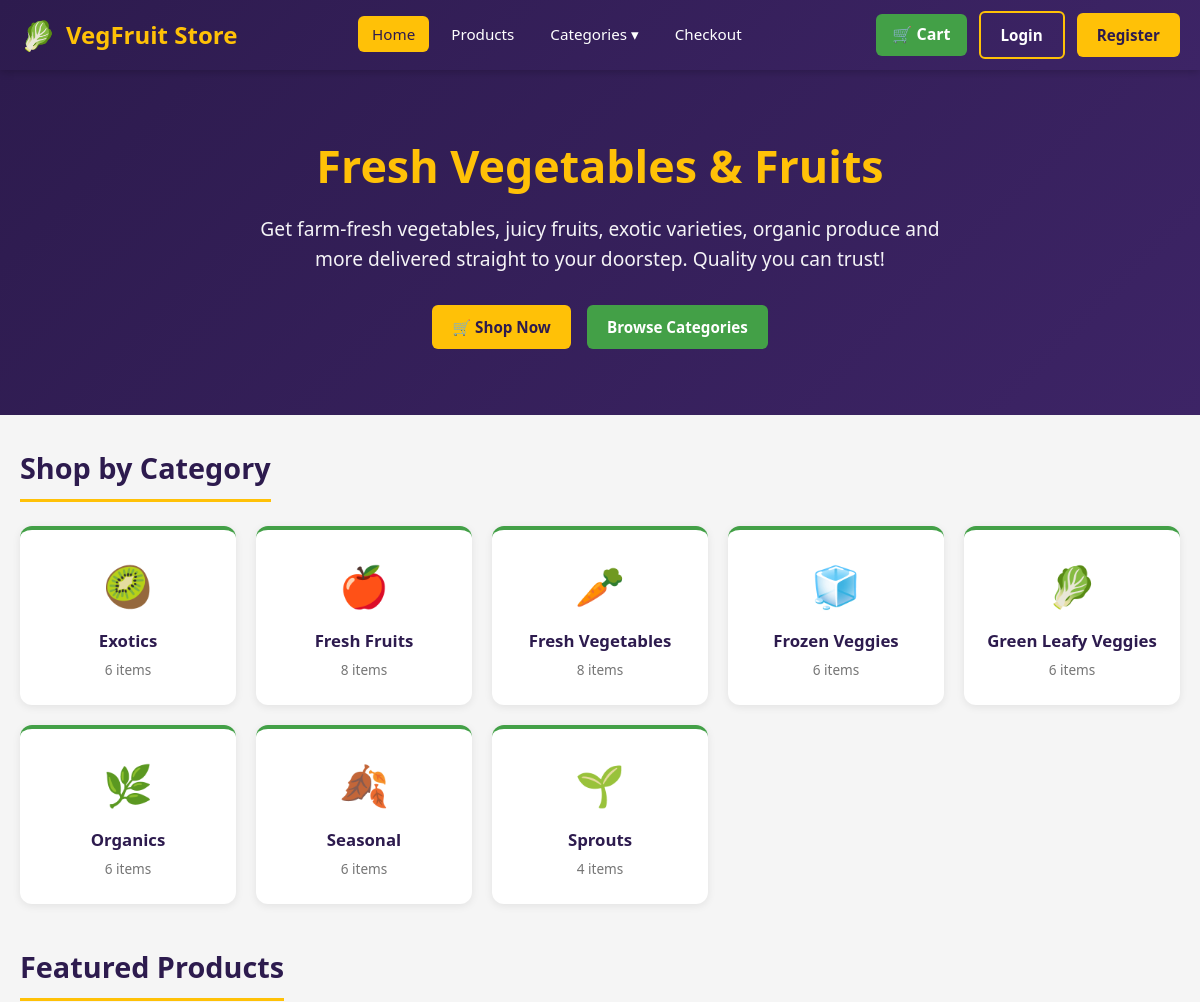
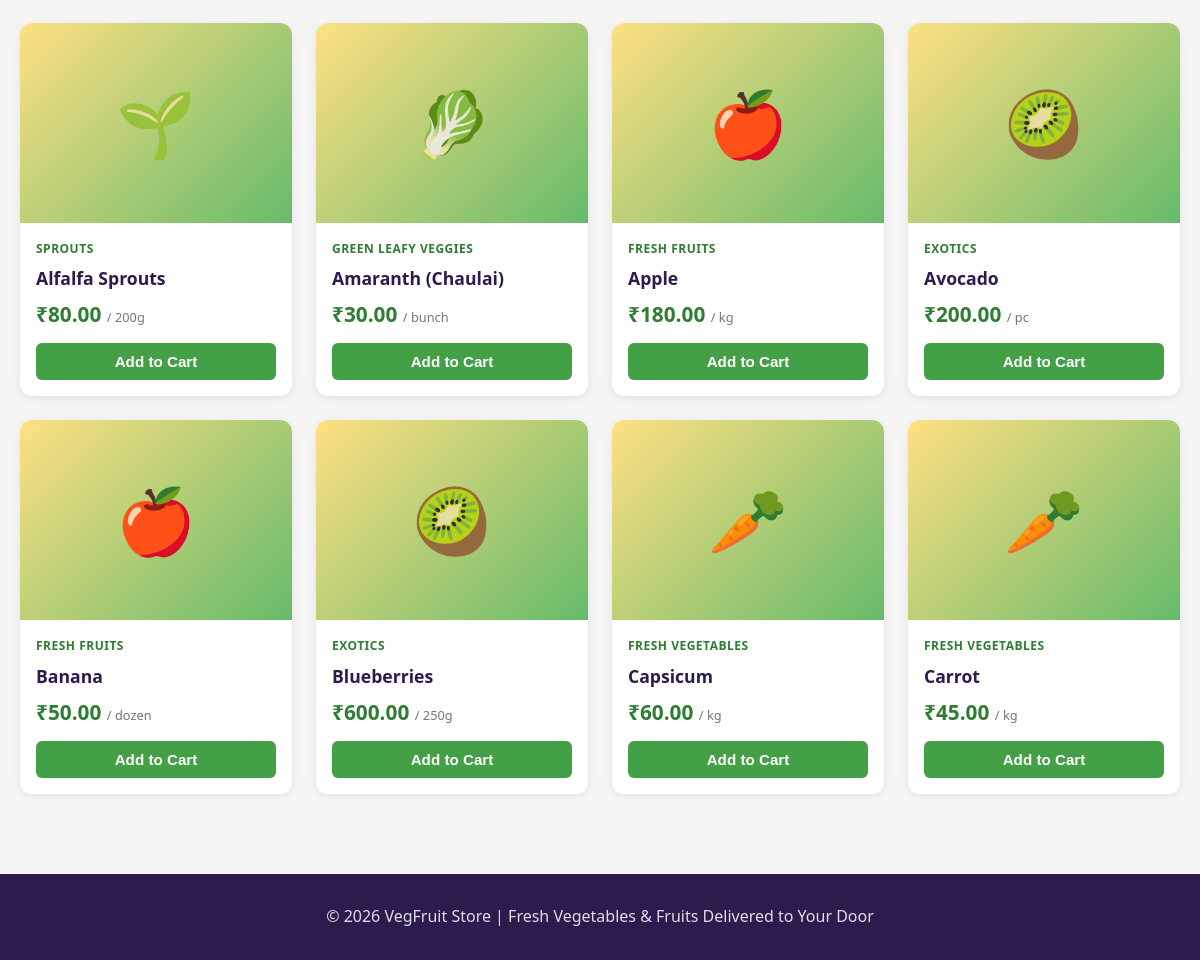
The page / on the database its author committed (2 pictures, top to bottom).
### products/models.py (models this page shows, shortened)
class Category(models.Model):
    name = models.CharField(max_length=100, unique=True)
    slug = models.SlugField(max_length=100, unique=True)
    image = models.ImageField(upload_to='categories/', blank=True, null=True)
    class Meta:
        verbose_name_plural = 'Categories'
        ordering = ['name']

class Product(models.Model):
    name = models.CharField(max_length=200)
    slug = models.SlugField(max_length=200, unique=True)
    category = models.ForeignKey(Category, on_delete=models.CASCADE, related_name='products')
    description = models.TextField(blank=True, default='')
    price = models.DecimalField(max_digits=10, decimal_places=2)
    unit = models.CharField(max_length=20, default='kg')
    image = models.ImageField(upload_to='products/', blank=True, null=True)
    in_stock = models.BooleanField(default=True)
    stock_quantity = models.PositiveIntegerField(default=100)
    is_organic = models.BooleanField(default=False)
    created_at = models.DateTimeField(auto_now_add=True)
    class Meta:
        ordering = ['name']

### products/views.py (the view)
# urls.py: path('', views.home, name='home'),
def home(request):
    categories = Category.objects.all()
    featured_products = Product.objects.filter(in_stock=True).select_related('category')[:8]
    context = {
        'categories': categories,
        'featured_products': featured_products,
    }
    return render(request, 'products/home.html', context)

### cart/context_processors.py (called while the page is built)
def cart_processor(request):
    cart = None
    cart_count = 0
    session_id = request.session.session_key
    if session_id:
        cart = Cart.objects.filter(session_id=session_id).first()
        if cart:
            cart_count = cart.total_items
    return {
        'cart': cart,
        'cart_count': cart_count,
    }

### products/context_processors.py (called while the page is built)
def categories_processor(request):
    categories = Category.objects.all()
    return {'all_categories': categories}

### templates/products/home.html (shortened to what this page needs)
{% extends 'base.html' %}
{% load static %}
{% block content %}
<section class="hero">
    <h1>Fresh Vegetables & Fruits</h1>
    <p>Get farm-fresh vegetables, juicy fruits, exotic varieties, organic produce and more delivered straight to your doorstep. Quality you can trust!</p>
    <a href="{% url 'products:product_list' %}" class="btn btn-yellow">🛒 Shop Now</a>
    <a href="#categories" class="btn btn-primary">Browse Categories</a>
</section>
<div class="container">
    <section id="categories">
        <h2 class="section-title">Shop by Category</h2>
        <div class="category-grid">
            {% for cat in categories %}
            <a href="{% url 'products:category_products' cat.slug %}" class="category-card">
                <div class="category-icon">
                    {% if 'vegetable' in cat.slug %}🥕
                    {% elif 'fruit' in cat.slug %}🍎
                    {% elif 'exotic' in cat.slug %}🥝
                    {% elif 'leafy' in cat.slug %}🥬
                    {% elif 'sprout' in cat.slug %}🌱
                    {% elif 'organic' in cat.slug %}🌿
                    {% elif 'seasonal' in cat.slug %}🍂
                    {% elif 'frozen' in cat.slug %}🧊
                    {% else %}🛒{% endif %}
                </div>
                <h3>{{ cat.name }}</h3>
                <p>{{ cat.products.count }} items</p>
            </a>
            {% endfor %}
        </div>
    </section>
    <section>
        <h2 class="section-title">Featured Products</h2>
        <div class="product-grid">
            {% for product in featured_products %}
            <div class="product-card">
                <div class="product-image">
                    {% if product.image %}
                        <img src="{{ product.image.url }}" alt="{{ product.name }}">
                    {% else %}
                        {% if 'vegetable' in product.category.slug %}🥕
                        {% elif 'fruit' in product.category.slug %}🍎
                        {% elif 'exotic' in product.category.slug %}🥝
                        {% elif 'leafy' in product.category.slug %}🥬
                        {% elif 'sprout' in product.category.slug %}🌱
                        {% elif 'organic' in product.category.slug %}🌿
                        {% elif 'seasonal' in product.category.slug %}🍂
                        {% elif 'frozen' in product.category.slug %}🧊
                        {% else %}🛒{% endif %}
                    {% endif %}
                </div>
                <div class="product-info">
                    <span class="product-category">{{ product.category.name }}</span>
                    <h3 class="product-name">
                        {{ product.name }}
                    </h3>
                    <div class="product-price">₹{{ product.price }} <span class="unit">/ {{ product.unit }}</span></div>
                    <form action="{% url 'cart:add_to_cart' product.id %}" method="post">
                        <button type="submit" class="btn btn-primary btn-block">Add to Cart</button>
                    </form>
                </div>
            </div>
            {% endfor %}
        </div>
    </section>
</div>
{% endblock %}

### templates/base.html (shortened to what this page needs)
{% load static %}
<!DOCTYPE html>
<html lang="en">
<head>
    <link rel="stylesheet" href="{% static 'style.css' %}">
</head>
<body>
    <nav class="navbar">
        <div class="nav-container">
            <a href="{% url 'products:home' %}" class="nav-logo">
                <span class="logo-icon">🥬</span>
                <span>VegFruit Store</span>
            </a>
            <ul class="nav-menu">
                <li><a href="{% url 'products:home' %}" class="{% if request.resolver_match.url_name == 'home' %}active{% endif %}">Home</a></li>
                <li><a href="{% url 'products:product_list' %}" class="{% if request.resolver_match.url_name == 'product_list' %}active{% endif %}">Products</a></li>
                <li class="dropdown">
                    <a href="#">Categories ▾</a>
                </li>
                <li><a href="{% url 'orders:checkout' %}">Checkout</a></li>
            </ul>
            <div class="nav-right">
                <a href="{% url 'cart:cart_detail' %}" class="cart-link">
                    <span>🛒 Cart</span>
                </a>
                {% if user.is_authenticated %}
                    <a href="{% url 'accounts:logout' %}" class="btn btn-yellow">Logout</a>
                {% else %}
                    <a href="{% url 'accounts:login' %}" class="btn btn-outline" style="color:#fff;border-color:#FFC107;">Login</a>
                    <a href="{% url 'accounts:register' %}" class="btn btn-yellow">Register</a>
                {% endif %}
            </div>
        </div>
    </nav>
    {% block content %}{% endblock %}
    <footer class="footer">
        <p>© 2026 VegFruit Store | Fresh Vegetables & Fruits Delivered to Your Door</p>
    </footer>
</body>
</html>

### static/style.css (style rules this page uses)
:root { --yellow: #FFC107; --yellow-light: #FFE082; --yellow-dark: #FFA000; --green: #43A047; --green-light: #66BB6A; --green-dark: #2E7D32; --purple: #3D2466; --purple-dark: #2D1B4E; --purple-light: #5E35B1; --white: #FFFFFF; --light-bg: #F5F5F5; --gray: #757575; --gray-light: #E0E0E0; --danger: #E53935; --success: #43A047; }
* { margin: 0; padding: 0; box-sizing: border-box; }
body { font-family: 'Segoe UI', Tahoma, Geneva, Verdana, sans-serif; background-color: var(--light-bg); color: #333; line-height: 1.6; }
a { text-decoration: none; color: inherit; }
.navbar { background: linear-gradient(135deg, var(--purple-dark), var(--purple)); box-shadow: 0 2px 8px rgba(0,0,0,0.2); position: sticky; top: 0; z-index: 1000; }
.nav-container { max-width: 1280px; margin: 0 auto; padding: 0 20px; display: flex; align-items: center; justify-content: space-between; height: 70px; }
.nav-logo { display: flex; align-items: center; gap: 10px; color: var(--yellow); font-size: 1.5rem; font-weight: 700; }
.nav-logo .logo-icon { font-size: 1.8rem; }
.nav-menu { display: flex; align-items: center; gap: 8px; list-style: none; }
.nav-menu li a { color: var(--white); padding: 8px 14px; border-radius: 6px; font-weight: 500; transition: all 0.2s; font-size: 0.95rem; }
.nav-menu li a:hover, .nav-menu li a.active { background-color: var(--yellow); color: var(--purple-dark); }
.nav-right { display: flex; align-items: center; gap: 12px; }
.cart-link { position: relative; background-color: var(--green); color: var(--white); padding: 8px 16px; border-radius: 6px; font-weight: 600; display: flex; align-items: center; gap: 6px; transition: background 0.2s; }
.btn { padding: 10px 20px; border: none; border-radius: 6px; font-weight: 600; cursor: pointer; transition: all 0.2s; display: inline-block; font-size: 0.95rem; }
.btn-primary { background-color: var(--green); color: var(--white); }
.btn-yellow { background-color: var(--yellow); color: var(--purple-dark); }
.btn-outline { background-color: transparent; border: 2px solid var(--purple); color: var(--purple); }
.btn-block { width: 100%; }
.hero { background: linear-gradient(135deg, var(--purple-dark), var(--purple)); color: var(--white); padding: 60px 20px; text-align: center; }
.hero h1 { font-size: 2.8rem; margin-bottom: 12px; color: var(--yellow); }
.hero p { font-size: 1.2rem; max-width: 700px; margin: 0 auto 24px; opacity: 0.95; }
.hero .btn { margin: 6px; }
.container { max-width: 1280px; margin: 0 auto; padding: 30px 20px; }
.section-title { font-size: 1.8rem; color: var(--purple-dark); margin-bottom: 24px; padding-bottom: 8px; border-bottom: 3px solid var(--yellow); display: inline-block; }
.category-grid { display: grid; grid-template-columns: repeat(auto-fill, minmax(180px, 1fr)); gap: 20px; margin-bottom: 40px; }
.category-card { background: var(--white); border-radius: 12px; padding: 24px 16px; text-align: center; box-shadow: 0 2px 8px rgba(0,0,0,0.08); transition: transform 0.2s, box-shadow 0.2s; border-top: 4px solid var(--green); }
.category-icon { font-size: 2.5rem; margin-bottom: 10px; }
.category-card h3 { color: var(--purple-dark); font-size: 1.05rem; }
.category-card p { color: var(--gray); font-size: 0.85rem; margin-top: 4px; }
.product-grid { display: grid; grid-template-columns: repeat(auto-fill, minmax(240px, 1fr)); gap: 24px; }
.product-card { background: var(--white); border-radius: 12px; overflow: hidden; box-shadow: 0 2px 8px rgba(0,0,0,0.08); transition: transform 0.2s, box-shadow 0.2s; display: flex; flex-direction: column; }
.product-image { width: 100%; height: 200px; background: linear-gradient(135deg, var(--yellow-light), var(--green-light)); display: flex; align-items: center; justify-content: center; font-size: 4rem; }
.product-info { padding: 16px; flex: 1; display: flex; flex-direction: column; }
.product-category { font-size: 0.75rem; color: var(--green-dark); text-transform: uppercase; font-weight: 700; letter-spacing: 0.5px; }
.product-name { font-size: 1.1rem; color: var(--purple-dark); margin: 6px 0; font-weight: 600; }
.product-price { font-size: 1.3rem; color: var(--green-dark); font-weight: 700; margin-bottom: 12px; }
.product-price .unit { font-size: 0.8rem; color: var(--gray); font-weight: 400; }
.product-info .btn { margin-top: auto; }
.footer { background: var(--purple-dark); color: var(--white); text-align: center; padding: 30px 20px; margin-top: 50px; }
.footer p { opacity: 0.85; }

### templates/base.html (style rules this page uses)
.dropdown { position: relative; display: inline-block; }

### rows shown on the page
Category: name "Exotics", products.count "6"
Category: name "Fresh Fruits", products.count "8"
Category: name "Fresh Vegetables", products.count "8"
Category: name "Frozen Veggies", products.count "6"
Category: name "Green Leafy Veggies", products.count "6"
Category: name "Organics", products.count "6"
Category: name "Seasonal", products.count "6"
Category: name "Sprouts", products.count "4"
Product: category.name "SPROUTS", name "Alfalfa Sprouts", price "80.00", unit "200g"
Product: category.name "GREEN LEAFY VEGGIES", name "Amaranth (Chaulai)", price "30.00", unit "bunch"
Product: category.name "FRESH FRUITS", name "Apple", price "180.00", unit "kg"
Product: category.name "EXOTICS", name "Avocado", price "200.00", unit "pc"
Product: category.name "FRESH FRUITS", name "Banana", price "50.00", unit "dozen"
Product: category.name "EXOTICS", name "Blueberries", price "600.00", unit "250g"
Product: category.name "FRESH VEGETABLES", name "Capsicum", price "60.00", unit "kg"
Product: category.name "FRESH VEGETABLES", name "Carrot", price "45.00", unit "kg"
